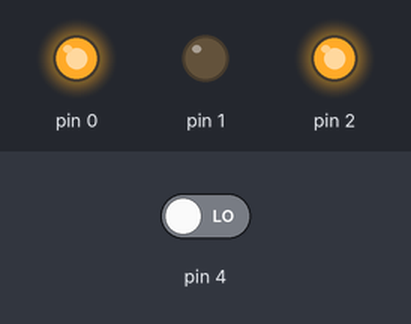
Simulated run of this sketch. Board: Arduino Uno, built with avr-gcc and run on an emulated ATmega328P. Parts: output pins drawn as LEDs (lit = HIGH). Inputs (shaded band) come from the test bench; at power-on: pin 4 LOW. Random numbers use the default seed unless the sketch sets one.

Above: at 2.3 s.
2.4 s: pin 4 driven HIGH
At 4.3 s:
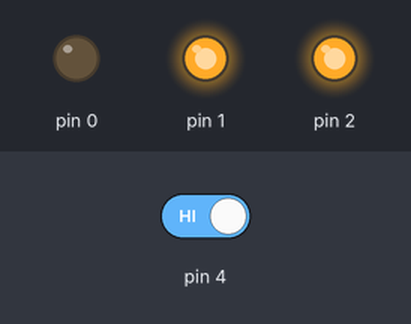
At 5.1 s:
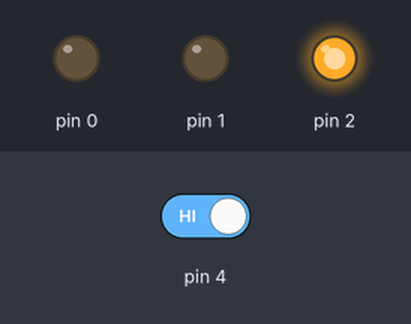
6.9 s: pin 4 driven HIGH
At 8.0 s:
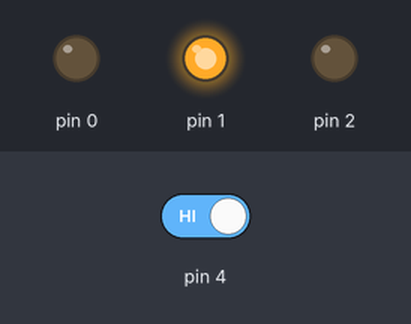
Timing chart, 0 to 23.7 s (numbered marks = the images above; inputs shaded):
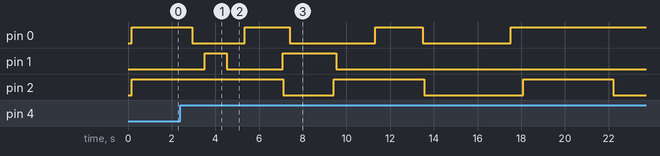

Measured:
- after the input at 2.4 s, pin 0: HIGH → LOW after 0.55 s, → HIGH 2.4 s later; pin 1: LOW → HIGH after 1.1 s, → LOW 1.0 s later

The sketch:

colovaria_crossfade.ino
```cpp
/*
* A slightly modified version of arduino crossfade code by
* Clay Shirky.
*
* Modifed to allow for random fades and pin trigger.
*/

// Output
int redPin = PB0;   // Red LED,   connected to digital pin 9
int grnPin = PB1;  // Green LED, connected to digital pin 10
int bluPin = PB2;  // Blue LED,  connected to digital pin 11
int trigPin = PB4;

// Color arrays
int black[3]  = { 100, 100, 100 };
int white[3]  = { 0, 0, 0 };
int red[3]    = { 0, 100, 100 };
int fuscia[3]  = { 0, 100, 0 };
int green[3]  = { 100, 0, 100 };
int blue[3]   = { 100, 100, 0 };
int aqua[3]   = { 100, 0, 0 };
int yellow[3] = { 60, 5, 100 };
int orange[3] = { 0, 0, 100 };
int dimWhite[3] = { 40, 40, 40 };
// etc.

// Set initial color
int redVal = black[0];
int grnVal = black[1];
int bluVal = black[2];

int wait = 1;      // 10ms internal crossFade delay; increase for slower fades
int hold = 0;       // Optional hold when a color is complete, before the next crossFade
int DEBUG = 1;      // DEBUG counter; if set to 1, will write values back via serial
int loopCount = 60; // How often should DEBUG report?
int repeat = 0;     // How many times should we loop before stopping? (0 for no stop)
int j = 0;          // Loop counter for repeat
int val = 0;

// Initialize color variables
int prevR = redVal;
int prevG = grnVal;
int prevB = bluVal;

//color Array
int* colors[9]   = {white,red,fuscia,blue,aqua,green,yellow,orange};

// Set up the LED outputs
void setup()
{
  pinMode(redPin, OUTPUT);   // sets the pins as output
  pinMode(grnPin, OUTPUT);
  pinMode(bluPin, OUTPUT);
  pinMode(trigPin, INPUT);
  crossFade(green);
}

// Main program: list the order of crossfades
void loop()
{
  //crossFade(red);
  //crossFade(blue);
  //crossFade(yellow);
  val = digitalRead(trigPin);
  if (val==HIGH) {
       //do noting.. just go 'roind and round this
       //    inner loop until button pressed again
     //int randColor[3] = {colors[0][random (0, 9)]};
     //crossFade(randColor);
      int randColor[3] = {random (0, 100),random (0, 100),random (0, 100)};
      crossFade(randColor);
      delay(1000);
  }// end of main loop

}

/* BELOW THIS LINE IS THE MATH -- YOU SHOULDN'T NEED TO CHANGE THIS FOR THE BASICS
*
* The program works like this:
* Imagine a crossfade that moves the red LED from 0-10,
*   the green from 0-5, and the blue from 10 to 7, in
*   ten steps.
*   We'd want to count the 10 steps and increase or
*   decrease color values in evenly stepped increments.
*   Imagine a + indicates raising a value by 1, and a -
*   equals lowering it. Our 10 step fade would look like:
*
*   1 2 3 4 5 6 7 8 9 10
* R + + + + + + + + + +
* G   +   +   +   +   +
* B     -     -     -
*
* The red rises from 0 to 10 in ten steps, the green from
* 0-5 in 5 steps, and the blue falls from 10 to 7 in three steps.
*
* In the real program, the color percentages are converted to
* 0-255 values, and there are 1020 steps (255*4).
*
* To figure out how big a step there should be between one up- or
* down-tick of one of the LED values, we call calculateStep(),
* which calculates the absolute gap between the start and end values,
* and then divides that gap by 1020 to determine the size of the step
* between adjustments in the value.
*/

int calculateStep(int prevValue, int endValue) {
  int step = endValue - prevValue; // What's the overall gap?
  if (step) {                      // If its non-zero,
    step = 1020/step;              //   divide by 1020
  }
  return step;
}

/* The next function is calculateVal. When the loop value, i,
*  reaches the step size appropriate for one of the
*  colors, it increases or decreases the value of that color by 1.
*  (R, G, and B are each calculated separately.)
*/

int calculateVal(int step, int val, int i) {

  if ((step) && i % step == 0) { // If step is non-zero and its time to change a value,
    if (step > 0) {              //   increment the value if step is positive...
      val += 1;
    }
    else if (step < 0) {         //   ...or decrement it if step is negative
      val -= 1;
    }
  }
  // Defensive driving: make sure val stays in the range 0-255
  if (val > 255) {
    val = 255;
  }
  else if (val < 0) {
    val = 0;
  }
  return val;
}

/* crossFade() converts the percentage colors to a
*  0-255 range, then loops 1020 times, checking to see if
*  the value needs to be updated each time, then writing
*  the color values to the correct pins.
*/

void crossFade(int color[3]) {
  // Convert to 0-255
  int R = (color[0] * 255) / 100;
  int G = (color[1] * 255) / 100;
  int B = (color[2] * 255) / 100;

  int stepR = calculateStep(prevR, R);
  int stepG = calculateStep(prevG, G);
  int stepB = calculateStep(prevB, B);

  for (int i = 0; i <= 1020; i++) {
    redVal = calculateVal(stepR, redVal, i);
    grnVal = calculateVal(stepG, grnVal, i);
    bluVal = calculateVal(stepB, bluVal, i);

    analogWrite(redPin, redVal);   // Write current values to LED pins
    analogWrite(grnPin, grnVal);
    analogWrite(bluPin, bluVal);

    delay(wait); // Pause for 'wait' milliseconds before resuming the loop
  }
  // Update current values for next loop
  prevR = redVal;
  prevG = grnVal;
  prevB = bluVal;
  delay(hold); // Pause for optional 'wait' milliseconds before resuming the loop
}
```
